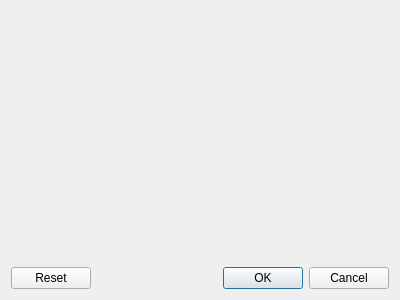
<?xml version="1.0" encoding="UTF-8"?>
<ui version="4.0">
 <class>ChartViewerD</class>
 <widget class="QDialog" name="ChartViewerD">
  <property name="geometry">
   <rect>
    <x>0</x>
    <y>0</y>
    <width>400</width>
    <height>300</height>
   </rect>
  </property>
  <property name="windowTitle">
   <string>Chart</string>
  </property>
  <layout class="QVBoxLayout" name="verticalLayout">
   <item>
    <widget class="ChartViewer" name="widget" native="true"/>
   </item>
   <item>
    <widget class="QDialogButtonBox" name="buttonBox">
     <property name="orientation">
      <enum>Qt::Horizontal</enum>
     </property>
     <property name="standardButtons">
      <set>QDialogButtonBox::Cancel|QDialogButtonBox::Ok|QDialogButtonBox::Reset</set>
     </property>
    </widget>
   </item>
  </layout>
 </widget>
 <customwidgets>
  <customwidget>
   <class>ChartViewer</class>
   <extends>QWidget</extends>
   <header location="global">cchelper.chartviewer.chartviewer</header>
   <container>1</container>
  </customwidget>
 </customwidgets>
 <resources/>
 <connections>
  <connection>
   <sender>buttonBox</sender>
   <signal>accepted()</signal>
   <receiver>ChartViewerD</receiver>
   <slot>accept()</slot>
   <hints>
    <hint type="sourcelabel">
     <x>248</x>
     <y>254</y>
    </hint>
    <hint type="destinationlabel">
     <x>157</x>
     <y>274</y>
    </hint>
   </hints>
  </connection>
  <connection>
   <sender>buttonBox</sender>
   <signal>rejected()</signal>
   <receiver>ChartViewerD</receiver>
   <slot>reject()</slot>
   <hints>
    <hint type="sourcelabel">
     <x>316</x>
     <y>260</y>
    </hint>
    <hint type="destinationlabel">
     <x>286</x>
     <y>274</y>
    </hint>
   </hints>
  </connection>
 </connections>
</ui>
